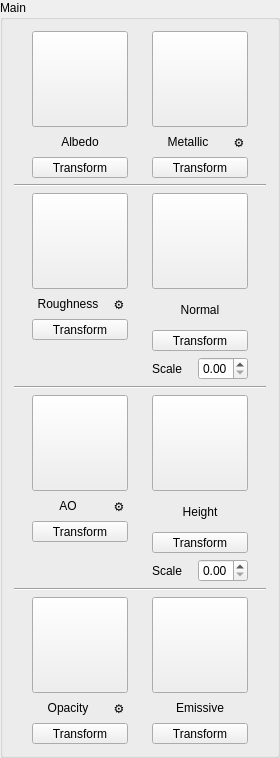
            <widget class="QGroupBox" name="grpMain">
             <property name="title">
              <string>Main</string>
             </property>
             <layout class="QGridLayout" name="gridLayout">
              <item row="9" column="0">
               <layout class="QHBoxLayout" name="horizontalLayout_13">
                <item>
                 <spacer name="horizontalSpacer_10">
                  <property name="orientation">
                   <enum>Qt::Orientation::Horizontal</enum>
                  </property>
                  <property name="sizeHint" stdset="0">
                   <size>
                    <width>18</width>
                    <height>20</height>
                   </size>
                  </property>
                 </spacer>
                </item>
                <item>
                 <layout class="QVBoxLayout" name="verticalLayout_10">
                  <item>
                   <widget class="QPushButton" name="btnOpacityTex">
                    <property name="minimumSize">
                     <size>
                      <width>96</width>
                      <height>96</height>
                     </size>
                    </property>
                    <property name="maximumSize">
                     <size>
                      <width>96</width>
                      <height>96</height>
                     </size>
                    </property>
                    <property name="acceptDrops">
                     <bool>true</bool>
                    </property>
                    <property name="toolTip">
                     <string>Load/Replace Opacity</string>
                    </property>
                    <property name="text">
                     <string/>
                    </property>
                    <property name="iconSize">
                     <size>
                      <width>90</width>
                      <height>90</height>
                     </size>
                    </property>
                   </widget>
                  </item>
                  <item>
                   <layout class="QHBoxLayout" name="horizontalLayout_9">
                    <item>
                     <widget class="QLabel" name="lblOpacityTex">
                      <property name="text">
                       <string>Opacity</string>
                      </property>
                      <property name="alignment">
                       <set>Qt::AlignmentFlag::AlignCenter</set>
                      </property>
                     </widget>
                    </item>
                    <item>
                     <widget class="QToolButton" name="gearOpacity">
                      <property name="minimumSize">
                       <size>
                        <width>18</width>
                        <height>18</height>
                       </size>
                      </property>
                      <property name="maximumSize">
                       <size>
                        <width>18</width>
                        <height>18</height>
                       </size>
                      </property>
                      <property name="toolTip">
                       <string>Channel Packing…</string>
                      </property>
                      <property name="text">
                       <string>⚙</string>
                      </property>
                      <property name="autoRaise">
                       <bool>true</bool>
                      </property>
                     </widget>
                    </item>
                   </layout>
                  </item>
                  <item>
                   <widget class="QToolButton" name="toolButtonOpacTexTrsf">
                    <property name="sizePolicy">
                     <sizepolicy hsizetype="MinimumExpanding" vsizetype="Fixed">
                      <horstretch>0</horstretch>
                      <verstretch>0</verstretch>
                     </sizepolicy>
                    </property>
                    <property name="text">
                     <string>Transform</string>
                    </property>
                   </widget>
                  </item>
                 </layout>
                </item>
                <item>
                 <spacer name="horizontalSpacer_11">
                  <property name="orientation">
                   <enum>Qt::Orientation::Horizontal</enum>
                  </property>
                  <property name="sizeHint" stdset="0">
                   <size>
                    <width>18</width>
                    <height>20</height>
                   </size>
                  </property>
                 </spacer>
                </item>
                <item>
                 <layout class="QVBoxLayout" name="verticalLayout_11">
                  <item>
                   <widget class="QPushButton" name="btnEmissiveTex">
                    <property name="minimumSize">
                     <size>
                      <width>96</width>
                      <height>96</height>
                     </size>
                    </property>
                    <property name="maximumSize">
                     <size>
                      <width>96</width>
                      <height>96</height>
                     </size>
                    </property>
                    <property name="acceptDrops">
                     <bool>true</bool>
                    </property>
                    <property name="toolTip">
                     <string>Load/Replace Emissive</string>
                    </property>
                    <property name="text">
                     <string/>
                    </property>
                    <property name="iconSize">
                     <size>
                      <width>90</width>
                      <height>90</height>
                     </size>
                    </property>
                   </widget>
                  </item>
                  <item>
                   <widget class="QLabel" name="lblEmissiveTex">
                    <property name="text">
                     <string>Emissive</string>
                    </property>
                    <property name="alignment">
                     <set>Qt::AlignmentFlag::AlignCenter</set>
                    </property>
                   </widget>
                  </item>
                  <item>
                   <widget class="QToolButton" name="toolButtonEmissiveTexTrsf">
                    <property name="sizePolicy">
                     <sizepolicy hsizetype="MinimumExpanding" vsizetype="Fixed">
                      <horstretch>0</horstretch>
                      <verstretch>0</verstretch>
                     </sizepolicy>
                    </property>
                    <property name="text">
                     <string>Transform</string>
                    </property>
                   </widget>
                  </item>
                 </layout>
                </item>
                <item>
                 <spacer name="horizontalSpacer_12">
                  <property name="orientation">
                   <enum>Qt::Orientation::Horizontal</enum>
                  </property>
                  <property name="sizeHint" stdset="0">
                   <size>
                    <width>18</width>
                    <height>20</height>
                   </size>
                  </property>
                 </spacer>
                </item>
               </layout>
              </item>
              <item row="0" column="0">
               <layout class="QHBoxLayout" name="horizontalLayout">
                <item>
                 <spacer name="horizontalSpacer_2">
                  <property name="orientation">
                   <enum>Qt::Orientation::Horizontal</enum>
                  </property>
                  <property name="sizeHint" stdset="0">
                   <size>
                    <width>18</width>
                    <height>20</height>
                   </size>
                  </property>
                 </spacer>
                </item>
                <item>
                 <layout class="QVBoxLayout" name="verticalLayout">
                  <item>
                   <widget class="QPushButton" name="btnAlbedoTex">
                    <property name="minimumSize">
                     <size>
                      <width>96</width>
                      <height>96</height>
                     </size>
                    </property>
                    <property name="maximumSize">
                     <size>
                      <width>96</width>
                      <height>96</height>
                     </size>
                    </property>
                    <property name="acceptDrops">
                     <bool>true</bool>
                    </property>
                    <property name="toolTip">
                     <string>Load/Replace Albedo</string>
                    </property>
                    <property name="text">
                     <string/>
                    </property>
                    <property name="iconSize">
                     <size>
                      <width>90</width>
                      <height>90</height>
                     </size>
                    </property>
                   </widget>
                  </item>
                  <item>
                   <widget class="QLabel" name="lblAlbedoTex">
                    <property name="text">
                     <string>Albedo</string>
                    </property>
                    <property name="alignment">
                     <set>Qt::AlignmentFlag::AlignCenter</set>
                    </property>
                   </widget>
                  </item>
                  <item>
                   <widget class="QToolButton" name="toolButtonAlbedoTexTrsf">
                    <property name="sizePolicy">
                     <sizepolicy hsizetype="MinimumExpanding" vsizetype="Fixed">
                      <horstretch>0</horstretch>
                      <verstretch>0</verstretch>
                     </sizepolicy>
                    </property>
                    <property name="text">
                     <string>Transform</string>
                    </property>
                   </widget>
                  </item>
                 </layout>
                </item>
                <item>
                 <spacer name="horizontalSpacer">
                  <property name="orientation">
                   <enum>Qt::Orientation::Horizontal</enum>
                  </property>
                  <property name="sizeHint" stdset="0">
                   <size>
                    <width>18</width>
                    <height>20</height>
                   </size>
                  </property>
                 </spacer>
                </item>
                <item>
                 <layout class="QVBoxLayout" name="verticalLayout_2">
                  <item>
                   <widget class="QPushButton" name="btnMetallicTex">
                    <property name="minimumSize">
                     <size>
                      <width>96</width>
                      <height>96</height>
                     </size>
                    </property>
                    <property name="maximumSize">
                     <size>
                      <width>96</width>
                      <height>96</height>
                     </size>
                    </property>
                    <property name="acceptDrops">
                     <bool>true</bool>
                    </property>
                    <property name="toolTip">
                     <string>Load/Replace Metallic</string>
                    </property>
                    <property name="text">
                     <string/>
                    </property>
                    <property name="iconSize">
                     <size>
                      <width>90</width>
                      <height>90</height>
                     </size>
                    </property>
                   </widget>
                  </item>
                  <item>
                   <layout class="QHBoxLayout" name="horizontalLayout_10">
                    <item>
                     <widget class="QLabel" name="lblMetallic">
                      <property name="text">
                       <string>Metallic</string>
                      </property>
                      <property name="alignment">
                       <set>Qt::AlignmentFlag::AlignCenter</set>
                      </property>
                     </widget>
                    </item>
                    <item>
                     <widget class="QToolButton" name="gearMetallic">
                      <property name="minimumSize">
                       <size>
                        <width>18</width>
                        <height>18</height>
                       </size>
                      </property>
                      <property name="maximumSize">
                       <size>
                        <width>18</width>
                        <height>18</height>
                       </size>
                      </property>
                      <property name="toolTip">
                       <string>Channel Packing…</string>
                      </property>
                      <property name="text">
                       <string>⚙</string>
                      </property>
                      <property name="autoRaise">
                       <bool>true</bool>
                      </property>
                     </widget>
                    </item>
                   </layout>
                  </item>
                  <item>
                   <widget class="QToolButton" name="toolButtonMetallicTexTrsf">
                    <property name="sizePolicy">
                     <sizepolicy hsizetype="MinimumExpanding" vsizetype="Fixed">
                      <horstretch>0</horstretch>
                      <verstretch>0</verstretch>
                     </sizepolicy>
                    </property>
                    <property name="text">
                     <string>Transform</string>
                    </property>
                   </widget>
                  </item>
                 </layout>
                </item>
                <item>
                 <spacer name="horizontalSpacer_3">
                  <property name="orientation">
                   <enum>Qt::Orientation::Horizontal</enum>
                  </property>
                  <property name="sizeHint" stdset="0">
                   <size>
                    <width>18</width>
                    <height>20</height>
                   </size>
                  </property>
                 </spacer>
                </item>
               </layout>
              </item>
              <item row="6" column="0">
               <widget class="Line" name="line_2">
                <property name="orientation">
                 <enum>Qt::Orientation::Horizontal</enum>
                </property>
               </widget>
              </item>
              <item row="7" column="0">
               <layout class="QHBoxLayout" name="horizontalLayout_12">
                <item>
                 <spacer name="horizontalSpacer_7">
                  <property name="orientation">
                   <enum>Qt::Orientation::Horizontal</enum>
                  </property>
                  <property name="sizeHint" stdset="0">
                   <size>
                    <width>18</width>
                    <height>20</height>
                   </size>
                  </property>
                 </spacer>
                </item>
                <item>
                 <layout class="QVBoxLayout" name="verticalLayout_8">
                  <item>
                   <widget class="QPushButton" name="btnAOTex">
                    <property name="minimumSize">
                     <size>
                      <width>96</width>
                      <height>96</height>
                     </size>
                    </property>
                    <property name="maximumSize">
                     <size>
                      <width>96</width>
                      <height>96</height>
                     </size>
                    </property>
                    <property name="acceptDrops">
                     <bool>true</bool>
                    </property>
                    <property name="toolTip">
                     <string>Load/Replace Ambient Occlusion</string>
                    </property>
                    <property name="text">
                     <string/>
                    </property>
                    <property name="iconSize">
                     <size>
                      <width>90</width>
                      <height>90</height>
                     </size>
                    </property>
                   </widget>
                  </item>
                  <item>
                   <layout class="QHBoxLayout" name="horizontalLayout_8">
                    <item>
                     <widget class="QLabel" name="lblAO">
                      <property name="text">
                       <string>AO</string>
                      </property>
                      <property name="alignment">
                       <set>Qt::AlignmentFlag::AlignCenter</set>
                      </property>
                     </widget>
                    </item>
                    <item>
                     <widget class="QToolButton" name="gearAO">
                      <property name="minimumSize">
                       <size>
                        <width>18</width>
                        <height>18</height>
                       </size>
                      </property>
                      <property name="maximumSize">
                       <size>
                        <width>18</width>
                        <height>18</height>
                       </size>
                      </property>
                      <property name="toolTip">
                       <string>Channel Packing…</string>
                      </property>
                      <property name="text">
                       <string>⚙</string>
                      </property>
                      <property name="autoRaise">
                       <bool>true</bool>
                      </property>
                     </widget>
                    </item>
                   </layout>
                  </item>
                  <item>
                   <widget class="QToolButton" name="toolButtonAOTexTrsf">
                    <property name="sizePolicy">
                     <sizepolicy hsizetype="MinimumExpanding" vsizetype="Fixed">
                      <horstretch>0</horstretch>
                      <verstretch>0</verstretch>
                     </sizepolicy>
                    </property>
                    <property name="text">
                     <string>Transform</string>
                    </property>
                   </widget>
                  </item>
                  <item>
                   <spacer name="verticalSpacer_2">
                    <property name="orientation">
                     <enum>Qt::Orientation::Vertical</enum>
                    </property>
                    <property name="sizeHint" stdset="0">
                     <size>
                      <width>20</width>
                      <height>40</height>
                     </size>
                    </property>
                   </spacer>
                  </item>
                 </layout>
                </item>
                <item>
                 <spacer name="horizontalSpacer_8">
                  <property name="orientation">
                   <enum>Qt::Orientation::Horizontal</enum>
                  </property>
                  <property name="sizeHint" stdset="0">
                   <size>
                    <width>18</width>
                    <height>20</height>
                   </size>
                  </property>
                 </spacer>
                </item>
                <item>
                 <layout class="QVBoxLayout" name="verticalLayout_9">
                  <item>
                   <widget class="QPushButton" name="btnHeightTex">
                    <property name="minimumSize">
                     <size>
                      <width>96</width>
                      <height>96</height>
                     </size>
                    </property>
                    <property name="maximumSize">
                     <size>
                      <width>96</width>
                      <height>96</height>
                     </size>
                    </property>
                    <property name="acceptDrops">
                     <bool>true</bool>
                    </property>
                    <property name="toolTip">
                     <string>Load/Replace Transmission</string>
                    </property>
                    <property name="text">
                     <string/>
                    </property>
                    <property name="iconSize">
                     <size>
                      <width>90</width>
                      <height>90</height>
                     </size>
                    </property>
                   </widget>
                  </item>
                  <item>
                   <widget class="QLabel" name="lblHeight">
                    <property name="text">
                     <string>Height</string>
                    </property>
                    <property name="alignment">
                     <set>Qt::AlignmentFlag::AlignCenter</set>
                    </property>
                   </widget>
                  </item>
                  <item>
                   <widget class="QToolButton" name="toolButtonHeightTexTrsf">
                    <property name="sizePolicy">
                     <sizepolicy hsizetype="MinimumExpanding" vsizetype="Fixed">
                      <horstretch>0</horstretch>
                      <verstretch>0</verstretch>
                     </sizepolicy>
                    </property>
                    <property name="text">
                     <string>Transform</string>
                    </property>
                   </widget>
                  </item>
                  <item>
                   <layout class="QHBoxLayout" name="horizontalLayout_27">
                    <item>
                     <widget class="QLabel" name="lblHeightScaleLabel">
                      <property name="text">
                       <string>Scale</string>
                      </property>
                     </widget>
                    </item>
                    <item>
                     <widget class="QDoubleSpinBox" name="doubleSpinBoxHeightScale">
                      <property name="maximumSize">
                       <size>
                        <width>50</width>
                        <height>16777215</height>
                       </size>
                      </property>
                     </widget>
                    </item>
                   </layout>
                  </item>
                 </layout>
                </item>
                <item>
                 <spacer name="horizontalSpacer_9">
                  <property name="orientation">
                   <enum>Qt::Orientation::Horizontal</enum>
                  </property>
                  <property name="sizeHint" stdset="0">
                   <size>
                    <width>18</width>
                    <height>20</height>
                   </size>
                  </property>
                 </spacer>
                </item>
               </layout>
              </item>
              <item row="5" column="0">
               <layout class="QHBoxLayout" name="horizontalLayout_11">
                <item>
                 <spacer name="horizontalSpacer_4">
                  <property name="orientation">
                   <enum>Qt::Orientation::Horizontal</enum>
                  </property>
                  <property name="sizeHint" stdset="0">
                   <size>
                    <width>18</width>
                    <height>20</height>
                   </size>
                  </property>
                 </spacer>
                </item>
                <item>
                 <layout class="QVBoxLayout" name="verticalLayout_3">
                  <item>
                   <widget class="QPushButton" name="btnRoughnessTex">
                    <property name="minimumSize">
                     <size>
                      <width>96</width>
                      <height>96</height>
                     </size>
                    </property>
                    <property name="maximumSize">
                     <size>
                      <width>96</width>
                      <height>96</height>
                     </size>
                    </property>
                    <property name="acceptDrops">
                     <bool>true</bool>
                    </property>
                    <property name="toolTip">
                     <string>Load/Replace Roughness</string>
                    </property>
                    <property name="text">
                     <string/>
                    </property>
                    <property name="iconSize">
                     <size>
                      <width>90</width>
                      <height>90</height>
                     </size>
                    </property>
                   </widget>
                  </item>
                  <item>
                   <layout class="QHBoxLayout" name="horizontalLayout_2">
                    <item>
                     <widget class="QLabel" name="lblRoughnessTex">
                      <property name="text">
                       <string>Roughness</string>
                      </property>
                      <property name="alignment">
                       <set>Qt::AlignmentFlag::AlignCenter</set>
                      </property>
                     </widget>
                    </item>
                    <item>
                     <widget class="QToolButton" name="gearRoughness">
                      <property name="minimumSize">
                       <size>
                        <width>18</width>
                        <height>18</height>
                       </size>
                      </property>
                      <property name="maximumSize">
                       <size>
                        <width>18</width>
                        <height>18</height>
                       </size>
                      </property>
                      <property name="toolTip">
                       <string>Channel Packing…</string>
                      </property>
                      <property name="text">
                       <string>⚙</string>
                      </property>
                      <property name="autoRaise">
                       <bool>true</bool>
                      </property>
                     </widget>
                    </item>
                   </layout>
                  </item>
                  <item>
                   <widget class="QToolButton" name="toolButtonRoughTexTrsf">
                    <property name="sizePolicy">
                     <sizepolicy hsizetype="MinimumExpanding" vsizetype="Fixed">
                      <horstretch>0</horstretch>
                      <verstretch>0</verstretch>
                     </sizepolicy>
                    </property>
                    <property name="text">
                     <string>Transform</string>
                    </property>
                   </widget>
                  </item>
                  <item>
                   <layout class="QHBoxLayout" name="horizontalLayout_20">
                    <item>
                     <spacer name="verticalSpacer">
                      <property name="orientation">
                       <enum>Qt::Orientation::Vertical</enum>
                      </property>
                      <property name="sizeHint" stdset="0">
                       <size>
                        <width>20</width>
                        <height>40</height>
                       </size>
                      </property>
                     </spacer>
                    </item>
                   </layout>
                  </item>
                 </layout>
                </item>
                <item>
                 <spacer name="horizontalSpacer_5">
                  <property name="orientation">
                   <enum>Qt::Orientation::Horizontal</enum>
                  </property>
                  <property name="sizeHint" stdset="0">
                   <size>
                    <width>18</width>
                    <height>20</height>
                   </size>
                  </property>
                 </spacer>
                </item>
                <item>
                 <layout class="QVBoxLayout" name="verticalLayout_4">
                  <item>
                   <widget class="QPushButton" name="btnNormalTex">
                    <property name="minimumSize">
                     <size>
                      <width>96</width>
                      <height>96</height>
                     </size>
                    </property>
                    <property name="maximumSize">
                     <size>
                      <width>96</width>
                      <height>96</height>
                     </size>
                    </property>
                    <property name="acceptDrops">
                     <bool>true</bool>
                    </property>
                    <property name="toolTip">
                     <string>Load/Replace Normal</string>
                    </property>
                    <property name="text">
                     <string/>
                    </property>
                    <property name="iconSize">
                     <size>
                      <width>90</width>
                      <height>90</height>
                     </size>
                    </property>
                   </widget>
                  </item>
                  <item>
                   <widget class="QLabel" name="lblNormal">
                    <property name="text">
                     <string>Normal</string>
                    </property>
                    <property name="alignment">
                     <set>Qt::AlignmentFlag::AlignCenter</set>
                    </property>
                   </widget>
                  </item>
                  <item>
                   <widget class="QToolButton" name="toolButtonNormalTexTrsf">
                    <property name="sizePolicy">
                     <sizepolicy hsizetype="MinimumExpanding" vsizetype="Fixed">
                      <horstretch>0</horstretch>
                      <verstretch>0</verstretch>
                     </sizepolicy>
                    </property>
                    <property name="text">
                     <string>Transform</string>
                    </property>
                   </widget>
                  </item>
                  <item>
                   <layout class="QHBoxLayout" name="horizontalLayout_26">
                    <item>
                     <widget class="QLabel" name="lblNormalScaleLabel">
                      <property name="text">
                       <string>Scale</string>
                      </property>
                     </widget>
                    </item>
                    <item>
                     <widget class="QDoubleSpinBox" name="doubleSpinBoxNormalScale">
                      <property name="maximumSize">
                       <size>
                        <width>50</width>
                        <height>16777215</height>
                       </size>
                      </property>
                     </widget>
                    </item>
                   </layout>
                  </item>
                 </layout>
                </item>
                <item>
                 <spacer name="horizontalSpacer_6">
                  <property name="orientation">
                   <enum>Qt::Orientation::Horizontal</enum>
                  </property>
                  <property name="sizeHint" stdset="0">
                   <size>
                    <width>18</width>
                    <height>20</height>
                   </size>
                  </property>
                 </spacer>
                </item>
               </layout>
              </item>
              <item row="1" column="0">
               <widget class="Line" name="line">
                <property name="orientation">
                 <enum>Qt::Orientation::Horizontal</enum>
                </property>
               </widget>
              </item>
              <item row="8" column="0">
               <widget class="Line" name="line_3">
                <property name="orientation">
                 <enum>Qt::Orientation::Horizontal</enum>
                </property>
               </widget>
              </item>
             </layout>
            </widget>
